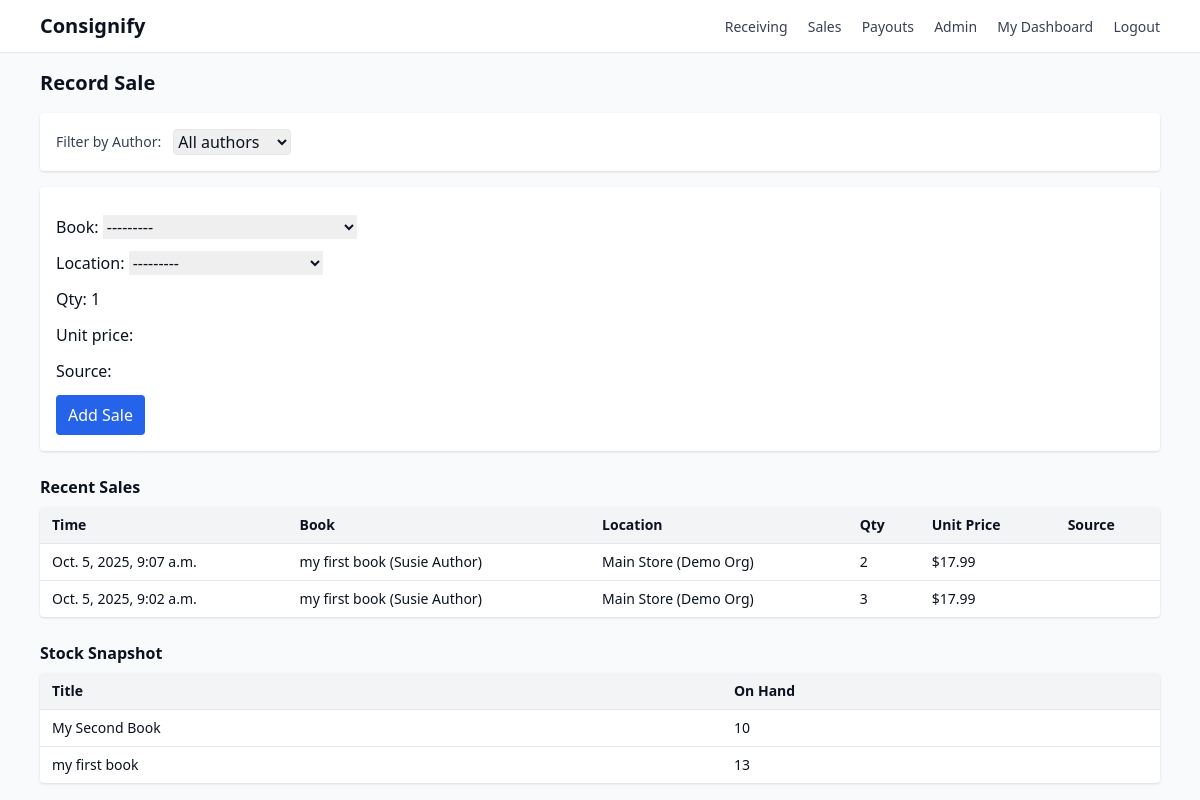
/staff/sales/ (signed in), run on the app's committed database.
### sales/models.py (models this page shows, shortened)
class Sale(models.Model):
    book = models.ForeignKey(Book, on_delete=models.PROTECT, related_name="sales")
    location = models.ForeignKey(Location, on_delete=models.PROTECT, related_name="sales")
    qty = models.PositiveIntegerField(default=1)
    unit_price = models.DecimalField(max_digits=8, decimal_places=2)
    sold_at = models.DateTimeField(auto_now_add=True)
    source = models.CharField(max_length=50, blank=True)  # e.g. POS name / channel

### catalog/models.py (models this page shows)
class Book(models.Model):
    author = models.ForeignKey(AuthorProfile, on_delete=models.PROTECT, related_name="books")
    title = models.CharField(max_length=255)
    isbn = models.CharField(max_length=20, blank=True)
    retail_price = models.DecimalField(max_digits=8, decimal_places=2)
    def __str__(self):
        return f"{self.title} ({self.author})"

### accounts/models.py (models this page shows, shortened)
class AuthorProfile(models.Model):
    user = models.OneToOneField(settings.AUTH_USER_MODEL, on_delete=models.CASCADE)
    org = models.ForeignKey(Organization, on_delete=models.CASCADE, related_name="authors")
    phone = models.CharField(max_length=50, blank=True)
    def __str__(self):
        return f"{self.user.get_full_name() or self.user.username}"

class Location(models.Model):
    org = models.ForeignKey(Organization, on_delete=models.CASCADE, related_name="locations")
    name = models.CharField(max_length=200)
    def __str__(self):
        return f"{self.name} ({self.org.name})"

class Organization(models.Model):
    name = models.CharField(max_length=200)

### sales/views.py (the view)
# urls.py: path("staff/sales/", sales_view, name="sales"),
@login_required
@user_passes_test(lambda u: in_group(u, "Staff"))
def sales_view(request):
    selected_author = _get_selected_author(request)
    books_qs = Book.objects.all()
    if selected_author:
        books_qs = books_qs.filter(author=selected_author)
    if request.method == "POST":
        form = SaleForm(request.POST)
        form.fields["book"].queryset = books_qs
        if form.is_valid():
            form.save()
            messages.success(request, "Sale recorded.")
            suffix = f"?author={selected_author.id}" if selected_author else ""
            return redirect(f"{reverse('sales')}{suffix}")
    else:
        form = SaleForm()
        form.fields["book"].queryset = books_qs
    recent = (Sale.objects
              .select_related("book","location","book__author__user")
              .order_by("-sold_at"))
    if selected_author:
        recent = recent.filter(book__author=selected_author)
    recent = recent[:20]
    stock = (InventoryReceipt.objects.values("book__title", "book__author")
             .annotate(qty_in=Sum("qty")))
    if selected_author:
        stock = stock.filter(book__author=selected_author)
    sales = (Sale.objects.values("book__title", "book__author")
             .annotate(qty_out=Sum("qty"), revenue=Sum(F("qty")*F("unit_price"))))
    if selected_author:
        sales = sales.filter(book__author=selected_author)
    out_map = {s["book__title"]: s["qty_out"] or 0 for s in sales}
    rows = []
    for r in stock:
        title = r["book__title"]
        rows.append({"title": title, "on_hand": (r["qty_in"] or 0) - (out_map.get(title, 0) or 0)})
    authors = AuthorProfile.objects.select_related("user").order_by("user__last_name","user__first_name")
    return render(request, "staff/sales.html", {
        "form": form,
        "recent": recent,
        "stock": rows,
        "authors": authors,
        "selected_author": selected_author,
    })

### sales/forms.py
class SaleForm(forms.ModelForm):
    class Meta:
        model = Sale
        fields = ["book","location","qty","unit_price","source"]

### accounts/templatetags/group_tags.py (called while the page is built)
@register.filter(name="has_group")
def has_group(user, group_name: str) -> bool:
    if not getattr(user, "is_authenticated", False):
        return False
    return user.groups.filter(name=group_name).exists()

### accounts/views.py (called while the page is built)
def in_group(user, group_name: str) -> bool:
    return user.is_authenticated and user.groups.filter(name=group_name).exists()

### sales/views.py (called while the page is built)
def _get_selected_author(request):
    qs = parse_qs(request.META.get("QUERY_STRING", ""))
    author_vals = qs.get("author", [])
    if not author_vals:
        return None
    try:
        return AuthorProfile.objects.select_related("user").get(pk=int(author_vals[0]))
    except (ValueError, AuthorProfile.DoesNotExist):
        return None

### templates/staff/sales.html (shortened to what this page needs)
{% extends "base.html" %}
{% block content %}
<h1 class="text-xl font-semibold mb-4">Record Sale</h1>
<form id="filters" class="bg-white rounded shadow p-4 mb-4 flex items-center gap-3">
  <label class="text-sm text-gray-700" for="author-select">Filter by Author:</label>
  <select id="author-select" name="author"
          class="border rounded px-2 py-1"
          hx-get="{% url 'book_options' %}"
          hx-trigger="change"
          hx-target="#id_book"
          hx-swap="innerHTML">
    <option value="">All authors</option>
  </select>
</form>
<form method="post" action="{% url 'receiving' %}" class="bg-white rounded shadow p-4 space-y-3 mb-6">
  {{ form.as_p }}
  <button class="bg-blue-600 text-white rounded px-3 py-2">Add Sale</button>
</form>
<div id="sales-tables"
     hx-get="{% url 'sales_tables_partial' %}"
     hx-trigger="load, change from:#author-select"
     hx-include="#author-select"
     hx-target="this"
     hx-swap="outerHTML"
     hx-push-url="true">
  {% include "staff/partials/sales_tables.html" %}
</div>
{% endblock %}

### templates/staff/partials/sales_tables.html
<div id="sales-tables">
  <h2 class="font-semibold mb-2">Recent Sales{% if selected_author %} ({{ selected_author.user.get_full_name|default:selected_author.user.username }}){% endif %}</h2>
  <div class="bg-white rounded shadow overflow-hidden mb-6">
    <table class="min-w-full text-sm">
      <thead class="bg-gray-100 text-left">
        <tr>
          <th class="px-3 py-2">Time</th>
          <th class="px-3 py-2">Book</th>
          <th class="px-3 py-2">Location</th>
          <th class="px-3 py-2">Qty</th>
          <th class="px-3 py-2">Unit Price</th>
          <th class="px-3 py-2">Source</th>
        </tr>
      </thead>
      <tbody>
        {% for s in recent %}
        <tr class="border-t">
          <td class="px-3 py-2">{{ s.sold_at }}</td>
          <td class="px-3 py-2">{{ s.book }}</td>
          <td class="px-3 py-2">{{ s.location }}</td>
          <td class="px-3 py-2">{{ s.qty }}</td>
          <td class="px-3 py-2">${{ s.unit_price }}</td>
          <td class="px-3 py-2">{{ s.source }}</td>
        </tr>
        {% empty %}
        <tr><td colspan="6" class="px-3 py-3 text-gray-500">No sales yet.</td></tr>
        {% endfor %}
      </tbody>
    </table>
  </div>
  <h2 class="font-semibold mb-2">Stock Snapshot</h2>
  <div class="bg-white rounded shadow overflow-hidden">
    <table class="min-w-full text-sm">
      <thead class="bg-gray-100 text-left">
        <tr>
          <th class="px-3 py-2">Title</th>
          <th class="px-3 py-2">On Hand</th>
        </tr>
      </thead>
      <tbody>
        {% for r in stock %}
        <tr class="border-t">
          <td class="px-3 py-2">{{ r.title }}</td>
          <td class="px-3 py-2">{{ r.on_hand }}</td>
        </tr>
        {% empty %}
        <tr><td colspan="2" class="px-3 py-3 text-gray-500">No inventory yet.</td></tr>
        {% endfor %}
      </tbody>
    </table>
  </div>
</div>

### data on the page
Sale: sold_at "Oct. 5, 2025, 9:07 a.m.", book "my first book (Susie Author)", location "Main Store (Demo Org)", qty "2", unit_price "17.99"
Sale: sold_at "Oct. 5, 2025, 9:02 a.m.", book "my first book (Susie Author)", location "Main Store (Demo Org)", qty "3", unit_price "17.99"
Book: title "My Second Book", on_hand "10"
Book: title "my first book", on_hand "13"
